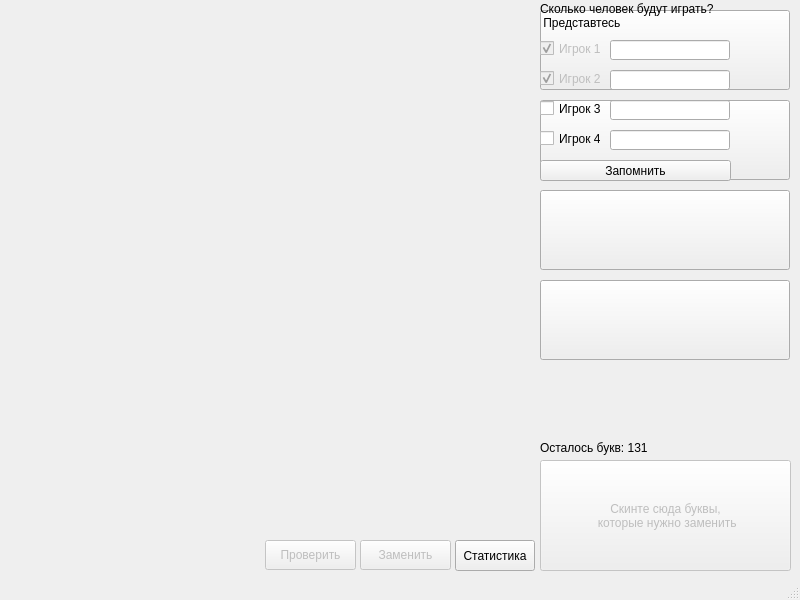
<?xml version="1.0" encoding="UTF-8"?>
<ui version="4.0">
 <class>MainWindow</class>
 <widget class="QMainWindow" name="MainWindow">
  <property name="geometry">
   <rect>
    <x>0</x>
    <y>0</y>
    <width>800</width>
    <height>600</height>
   </rect>
  </property>
  <property name="minimumSize">
   <size>
    <width>800</width>
    <height>600</height>
   </size>
  </property>
  <property name="windowTitle">
   <string>Эрудит</string>
  </property>
  <widget class="QWidget" name="centralwidget">
   <widget class="QPushButton" name="btn_check">
    <property name="enabled">
     <bool>false</bool>
    </property>
    <property name="geometry">
     <rect>
      <x>265</x>
      <y>540</y>
      <width>91</width>
      <height>30</height>
     </rect>
    </property>
    <property name="text">
     <string>Проверить</string>
    </property>
   </widget>
   <widget class="QPushButton" name="btn_replaced_letters">
    <property name="enabled">
     <bool>false</bool>
    </property>
    <property name="geometry">
     <rect>
      <x>360</x>
      <y>540</y>
      <width>91</width>
      <height>30</height>
     </rect>
    </property>
    <property name="text">
     <string>Заменить</string>
    </property>
   </widget>
   <widget class="QPushButton" name="replaced_letters">
    <property name="enabled">
     <bool>false</bool>
    </property>
    <property name="geometry">
     <rect>
      <x>540</x>
      <y>460</y>
      <width>251</width>
      <height>111</height>
     </rect>
    </property>
    <property name="text">
     <string>Скинте сюда буквы, 
 которые нужно заменить</string>
    </property>
   </widget>
   <widget class="QLabel" name="number_of_remaining_letters">
    <property name="geometry">
     <rect>
      <x>540</x>
      <y>440</y>
      <width>111</width>
      <height>16</height>
     </rect>
    </property>
    <property name="text">
     <string>Осталось букв: 131</string>
    </property>
   </widget>
   <widget class="QLabel" name="error">
    <property name="geometry">
     <rect>
      <x>10</x>
      <y>860</y>
      <width>500</width>
      <height>20</height>
     </rect>
    </property>
    <property name="text">
     <string/>
    </property>
   </widget>
   <widget class="QCheckBox" name="checkBox_1">
    <property name="enabled">
     <bool>false</bool>
    </property>
    <property name="geometry">
     <rect>
      <x>540</x>
      <y>40</y>
      <width>71</width>
      <height>17</height>
     </rect>
    </property>
    <property name="text">
     <string>Игрок 1</string>
    </property>
    <property name="checked">
     <bool>true</bool>
    </property>
   </widget>
   <widget class="QLabel" name="label">
    <property name="geometry">
     <rect>
      <x>540</x>
      <y>0</y>
      <width>191</width>
      <height>31</height>
     </rect>
    </property>
    <property name="text">
     <string>Сколько человек будут играть?
 Представтесь</string>
    </property>
    <property name="alignment">
     <set>Qt::AlignLeading|Qt::AlignLeft|Qt::AlignVCenter</set>
    </property>
   </widget>
   <widget class="QLineEdit" name="name1">
    <property name="geometry">
     <rect>
      <x>610</x>
      <y>40</y>
      <width>120</width>
      <height>20</height>
     </rect>
    </property>
   </widget>
   <widget class="QCheckBox" name="checkBox_2">
    <property name="enabled">
     <bool>false</bool>
    </property>
    <property name="geometry">
     <rect>
      <x>540</x>
      <y>70</y>
      <width>61</width>
      <height>17</height>
     </rect>
    </property>
    <property name="text">
     <string>Игрок 2</string>
    </property>
    <property name="checked">
     <bool>true</bool>
    </property>
   </widget>
   <widget class="QLineEdit" name="name2">
    <property name="enabled">
     <bool>true</bool>
    </property>
    <property name="geometry">
     <rect>
      <x>610</x>
      <y>70</y>
      <width>120</width>
      <height>20</height>
     </rect>
    </property>
    <property name="contextMenuPolicy">
     <enum>Qt::DefaultContextMenu</enum>
    </property>
    <property name="acceptDrops">
     <bool>false</bool>
    </property>
    <property name="inputMethodHints">
     <set>Qt::ImhNone</set>
    </property>
    <property name="text">
     <string/>
    </property>
    <property name="frame">
     <bool>true</bool>
    </property>
    <property name="dragEnabled">
     <bool>false</bool>
    </property>
    <property name="clearButtonEnabled">
     <bool>false</bool>
    </property>
   </widget>
   <widget class="QCheckBox" name="checkBox_3">
    <property name="geometry">
     <rect>
      <x>540</x>
      <y>100</y>
      <width>71</width>
      <height>17</height>
     </rect>
    </property>
    <property name="text">
     <string>Игрок 3</string>
    </property>
   </widget>
   <widget class="QCheckBox" name="checkBox_4">
    <property name="geometry">
     <rect>
      <x>540</x>
      <y>130</y>
      <width>61</width>
      <height>17</height>
     </rect>
    </property>
    <property name="text">
     <string>Игрок 4</string>
    </property>
   </widget>
   <widget class="QLineEdit" name="name3">
    <property name="geometry">
     <rect>
      <x>610</x>
      <y>100</y>
      <width>120</width>
      <height>20</height>
     </rect>
    </property>
   </widget>
   <widget class="QLineEdit" name="name4">
    <property name="geometry">
     <rect>
      <x>610</x>
      <y>130</y>
      <width>120</width>
      <height>20</height>
     </rect>
    </property>
   </widget>
   <widget class="QPushButton" name="btn_remember">
    <property name="geometry">
     <rect>
      <x>540</x>
      <y>160</y>
      <width>191</width>
      <height>21</height>
     </rect>
    </property>
    <property name="text">
     <string>Запомнить</string>
    </property>
   </widget>
   <widget class="QPushButton" name="statistics">
    <property name="geometry">
     <rect>
      <x>455</x>
      <y>540</y>
      <width>80</width>
      <height>31</height>
     </rect>
    </property>
    <property name="text">
     <string>Статистика</string>
    </property>
   </widget>
   <widget class="QPushButton" name="player1">
    <property name="geometry">
     <rect>
      <x>540</x>
      <y>10</y>
      <width>250</width>
      <height>80</height>
     </rect>
    </property>
    <property name="statusTip">
     <string/>
    </property>
    <property name="autoFillBackground">
     <bool>false</bool>
    </property>
    <property name="text">
     <string/>
    </property>
    <property name="checkable">
     <bool>false</bool>
    </property>
    <property name="autoRepeat">
     <bool>false</bool>
    </property>
   </widget>
   <widget class="QPushButton" name="player2">
    <property name="geometry">
     <rect>
      <x>540</x>
      <y>100</y>
      <width>250</width>
      <height>80</height>
     </rect>
    </property>
    <property name="autoFillBackground">
     <bool>false</bool>
    </property>
    <property name="text">
     <string/>
    </property>
   </widget>
   <widget class="QPushButton" name="player3">
    <property name="geometry">
     <rect>
      <x>540</x>
      <y>190</y>
      <width>250</width>
      <height>80</height>
     </rect>
    </property>
    <property name="autoFillBackground">
     <bool>false</bool>
    </property>
    <property name="text">
     <string/>
    </property>
   </widget>
   <widget class="QPushButton" name="player4">
    <property name="enabled">
     <bool>true</bool>
    </property>
    <property name="geometry">
     <rect>
      <x>540</x>
      <y>280</y>
      <width>250</width>
      <height>80</height>
     </rect>
    </property>
    <property name="text">
     <string/>
    </property>
    <property name="autoDefault">
     <bool>false</bool>
    </property>
    <property name="default">
     <bool>false</bool>
    </property>
    <property name="flat">
     <bool>false</bool>
    </property>
   </widget>
   <zorder>player4</zorder>
   <zorder>player3</zorder>
   <zorder>player2</zorder>
   <zorder>player1</zorder>
   <zorder>btn_check</zorder>
   <zorder>btn_replaced_letters</zorder>
   <zorder>replaced_letters</zorder>
   <zorder>number_of_remaining_letters</zorder>
   <zorder>error</zorder>
   <zorder>checkBox_1</zorder>
   <zorder>label</zorder>
   <zorder>name1</zorder>
   <zorder>checkBox_2</zorder>
   <zorder>name2</zorder>
   <zorder>checkBox_3</zorder>
   <zorder>checkBox_4</zorder>
   <zorder>name3</zorder>
   <zorder>name4</zorder>
   <zorder>btn_remember</zorder>
   <zorder>statistics</zorder>
  </widget>
  <widget class="QMenuBar" name="menubar">
   <property name="geometry">
    <rect>
     <x>0</x>
     <y>0</y>
     <width>800</width>
     <height>21</height>
    </rect>
   </property>
  </widget>
  <widget class="QStatusBar" name="statusbar"/>
 </widget>
 <resources/>
 <connections/>
</ui>
